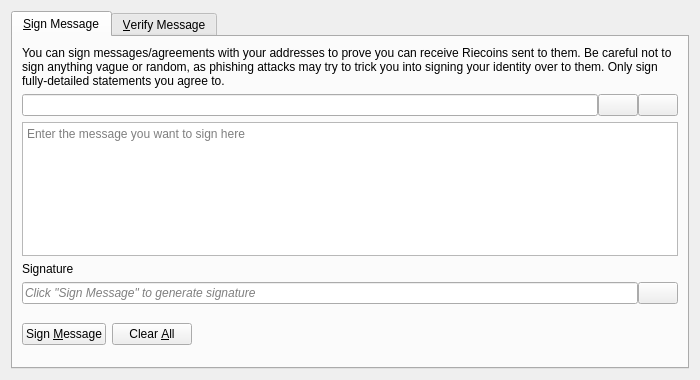
<?xml version="1.0" encoding="UTF-8"?>
<ui version="4.0">
 <class>SignVerifyMessageDialog</class>
 <widget class="QDialog" name="SignVerifyMessageDialog">
  <property name="geometry">
   <rect>
    <x>0</x>
    <y>0</y>
    <width>700</width>
    <height>380</height>
   </rect>
  </property>
  <property name="windowTitle">
   <string>Signatures - Sign / Verify a Message</string>
  </property>
  <property name="modal">
   <bool>true</bool>
  </property>
  <layout class="QVBoxLayout" name="verticalLayout">
   <item>
    <widget class="QTabWidget" name="tabWidget">
     <property name="currentIndex">
      <number>0</number>
     </property>
     <widget class="QWidget" name="tabSignMessage">
      <attribute name="title">
       <string>&amp;Sign Message</string>
      </attribute>
      <layout class="QVBoxLayout" name="verticalLayout_SM">
       <item>
        <widget class="QLabel" name="infoLabel_SM">
         <property name="text">
          <string>You can sign messages/agreements with your addresses to prove you can receive Riecoins sent to them. Be careful not to sign anything vague or random, as phishing attacks may try to trick you into signing your identity over to them. Only sign fully-detailed statements you agree to.</string>
         </property>
         <property name="textFormat">
          <enum>Qt::PlainText</enum>
         </property>
         <property name="wordWrap">
          <bool>true</bool>
         </property>
        </widget>
       </item>
       <item>
        <layout class="QHBoxLayout" name="horizontalLayout_1_SM">
         <property name="spacing">
          <number>0</number>
         </property>
         <item>
          <widget class="QValidatedLineEdit" name="addressIn_SM">
           <property name="toolTip">
            <string>The Riecoin address to sign the message with</string>
           </property>
          </widget>
         </item>
         <item>
          <widget class="QPushButton" name="addressBookButton_SM">
           <property name="toolTip">
            <string>Choose previously used address</string>
           </property>
           <property name="text">
            <string/>
           </property>
           <property name="icon">
            <iconset resource="../bitcoin.qrc">
             <normaloff>:/icons/address-book</normaloff>:/icons/address-book</iconset>
           </property>
           <property name="shortcut">
            <string>Alt+A</string>
           </property>
           <property name="autoDefault">
            <bool>false</bool>
           </property>
          </widget>
         </item>
         <item>
          <widget class="QPushButton" name="pasteButton_SM">
           <property name="toolTip">
            <string>Paste address from clipboard</string>
           </property>
           <property name="text">
            <string/>
           </property>
           <property name="icon">
            <iconset resource="../bitcoin.qrc">
             <normaloff>:/icons/editpaste</normaloff>:/icons/editpaste</iconset>
           </property>
           <property name="shortcut">
            <string>Alt+P</string>
           </property>
           <property name="autoDefault">
            <bool>false</bool>
           </property>
          </widget>
         </item>
        </layout>
       </item>
       <item>
        <widget class="QPlainTextEdit" name="messageIn_SM">
         <property name="toolTip">
          <string>Enter the message you want to sign here</string>
         </property>
         <property name="placeholderText">
          <string>Enter the message you want to sign here</string>
         </property>
        </widget>
       </item>
       <item>
        <widget class="QLabel" name="signatureLabel_SM">
         <property name="text">
          <string>Signature</string>
         </property>
         <property name="textFormat">
          <enum>Qt::PlainText</enum>
         </property>
        </widget>
       </item>
       <item>
        <layout class="QHBoxLayout" name="horizontalLayout_2_SM">
         <property name="spacing">
          <number>0</number>
         </property>
         <item>
          <widget class="QLineEdit" name="signatureOut_SM">
           <property name="placeholderText">
            <string>Click "Sign Message" to generate signature</string>
           </property>
           <property name="font">
            <font>
             <italic>true</italic>
            </font>
           </property>
           <property name="readOnly">
            <bool>true</bool>
           </property>
          </widget>
         </item>
         <item>
          <widget class="QPushButton" name="copySignatureButton_SM">
           <property name="toolTip">
            <string>Copy the current signature to the system clipboard</string>
           </property>
           <property name="text">
            <string/>
           </property>
           <property name="icon">
            <iconset resource="../bitcoin.qrc">
             <normaloff>:/icons/editcopy</normaloff>:/icons/editcopy</iconset>
           </property>
           <property name="autoDefault">
            <bool>false</bool>
           </property>
          </widget>
         </item>
        </layout>
       </item>
       <item>
        <layout class="QHBoxLayout" name="horizontalLayout_3_SM">
         <item>
          <widget class="QPushButton" name="signMessageButton_SM">
           <property name="toolTip">
            <string>Sign the message to prove you own this Riecoin address</string>
           </property>
           <property name="text">
            <string>Sign &amp;Message</string>
           </property>
           <property name="icon">
            <iconset resource="../bitcoin.qrc">
             <normaloff>:/icons/edit</normaloff>:/icons/edit</iconset>
           </property>
           <property name="autoDefault">
            <bool>false</bool>
           </property>
          </widget>
         </item>
         <item>
          <widget class="QPushButton" name="clearButton_SM">
           <property name="toolTip">
            <string>Reset all sign message fields</string>
           </property>
           <property name="text">
            <string>Clear &amp;All</string>
           </property>
           <property name="icon">
            <iconset resource="../bitcoin.qrc">
             <normaloff>:/icons/remove</normaloff>:/icons/remove</iconset>
           </property>
           <property name="autoDefault">
            <bool>false</bool>
           </property>
          </widget>
         </item>
         <item>
          <spacer name="horizontalSpacer_1_SM">
           <property name="orientation">
            <enum>Qt::Horizontal</enum>
           </property>
           <property name="sizeHint" stdset="0">
            <size>
             <width>40</width>
             <height>48</height>
            </size>
           </property>
          </spacer>
         </item>
         <item>
          <widget class="QLabel" name="statusLabel_SM">
           <property name="font">
            <font>
             <weight>75</weight>
             <bold>true</bold>
            </font>
           </property>
           <property name="text">
            <string/>
           </property>
           <property name="wordWrap">
            <bool>true</bool>
           </property>
          </widget>
         </item>
         <item>
          <spacer name="horizontalSpacer_2_SM">
           <property name="orientation">
            <enum>Qt::Horizontal</enum>
           </property>
           <property name="sizeHint" stdset="0">
            <size>
             <width>40</width>
             <height>48</height>
            </size>
           </property>
          </spacer>
         </item>
        </layout>
       </item>
      </layout>
     </widget>
     <widget class="QWidget" name="tabVerifyMessage">
      <attribute name="title">
       <string>&amp;Verify Message</string>
      </attribute>
      <layout class="QVBoxLayout" name="verticalLayout_VM">
       <item>
        <widget class="QLabel" name="infoLabel_VM">
         <property name="text">
          <string>Enter the receiver's address, message (ensure you copy line breaks, spaces, tabs, etc. exactly) and signature below to verify the message. Be careful not to read more into the signature than what is in the signed message itself, to avoid being tricked by a man-in-the-middle attack. Note that this only proves the signing party receives with the address, it cannot prove sendership of any transaction!</string>
         </property>
         <property name="textFormat">
          <enum>Qt::PlainText</enum>
         </property>
         <property name="alignment">
          <set>Qt::AlignLeading|Qt::AlignLeft|Qt::AlignTop</set>
         </property>
         <property name="wordWrap">
          <bool>true</bool>
         </property>
        </widget>
       </item>
       <item>
        <layout class="QHBoxLayout" name="horizontalLayout_1_VM">
         <property name="spacing">
          <number>0</number>
         </property>
         <item>
          <widget class="QValidatedLineEdit" name="addressIn_VM">
           <property name="toolTip">
            <string>The Riecoin address the message was signed with</string>
           </property>
          </widget>
         </item>
         <item>
          <widget class="QPushButton" name="addressBookButton_VM">
           <property name="toolTip">
            <string>Choose previously used address</string>
           </property>
           <property name="text">
            <string/>
           </property>
           <property name="icon">
            <iconset resource="../bitcoin.qrc">
             <normaloff>:/icons/address-book</normaloff>:/icons/address-book</iconset>
           </property>
           <property name="shortcut">
            <string>Alt+A</string>
           </property>
           <property name="autoDefault">
            <bool>false</bool>
           </property>
          </widget>
         </item>
        </layout>
       </item>
       <item>
        <widget class="QPlainTextEdit" name="messageIn_VM">
          <property name="toolTip">
            <string>The signed message to verify</string>
          </property>
          <property name="placeholderText">
            <string>The signed message to verify</string>
          </property>
        </widget>
       </item>
       <item>
        <widget class="QValidatedLineEdit" name="signatureIn_VM">
          <property name="toolTip">
            <string>The signature given when the message was signed</string>
          </property>
          <property name="placeholderText">
            <string>The signature given when the message was signed</string>
          </property>
        </widget>
       </item>
       <item>
        <layout class="QHBoxLayout" name="horizontalLayout_2_VM">
         <item>
          <widget class="QPushButton" name="verifyMessageButton_VM">
           <property name="toolTip">
            <string>Verify the message to ensure it was signed with the specified Riecoin address</string>
           </property>
           <property name="text">
            <string>Verify &amp;Message</string>
           </property>
           <property name="icon">
            <iconset resource="../bitcoin.qrc">
             <normaloff>:/icons/transaction_0</normaloff>:/icons/transaction_0</iconset>
           </property>
           <property name="autoDefault">
            <bool>false</bool>
           </property>
          </widget>
         </item>
         <item>
          <widget class="QPushButton" name="clearButton_VM">
           <property name="toolTip">
            <string>Reset all verify message fields</string>
           </property>
           <property name="text">
            <string>Clear &amp;All</string>
           </property>
           <property name="icon">
            <iconset resource="../bitcoin.qrc">
             <normaloff>:/icons/remove</normaloff>:/icons/remove</iconset>
           </property>
           <property name="autoDefault">
            <bool>false</bool>
           </property>
          </widget>
         </item>
         <item>
          <spacer name="horizontalSpacer_1_VM">
           <property name="orientation">
            <enum>Qt::Horizontal</enum>
           </property>
           <property name="sizeHint" stdset="0">
            <size>
             <width>40</width>
             <height>48</height>
            </size>
           </property>
          </spacer>
         </item>
         <item>
          <widget class="QLabel" name="statusLabel_VM">
           <property name="font">
            <font>
             <weight>75</weight>
             <bold>true</bold>
            </font>
           </property>
           <property name="text">
            <string/>
           </property>
           <property name="wordWrap">
            <bool>true</bool>
           </property>
          </widget>
         </item>
         <item>
          <spacer name="horizontalSpacer_2_VM">
           <property name="orientation">
            <enum>Qt::Horizontal</enum>
           </property>
           <property name="sizeHint" stdset="0">
            <size>
             <width>40</width>
             <height>48</height>
            </size>
           </property>
          </spacer>
         </item>
        </layout>
       </item>
      </layout>
     </widget>
    </widget>
   </item>
  </layout>
 </widget>
 <customwidgets>
  <customwidget>
   <class>QValidatedLineEdit</class>
   <extends>QLineEdit</extends>
   <header>qt/qvalidatedlineedit.h</header>
  </customwidget>
 </customwidgets>
 <resources>
  <include location="../bitcoin.qrc"/>
 </resources>
 <connections/>
</ui>
